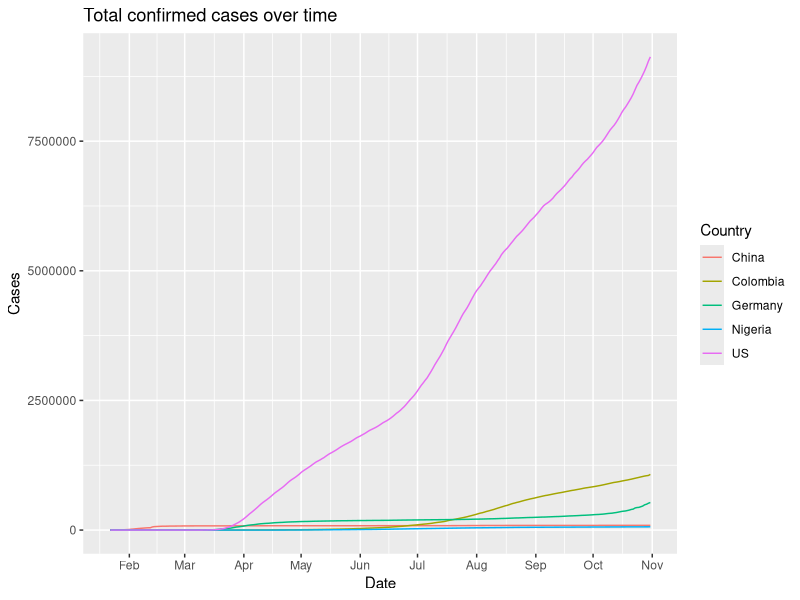
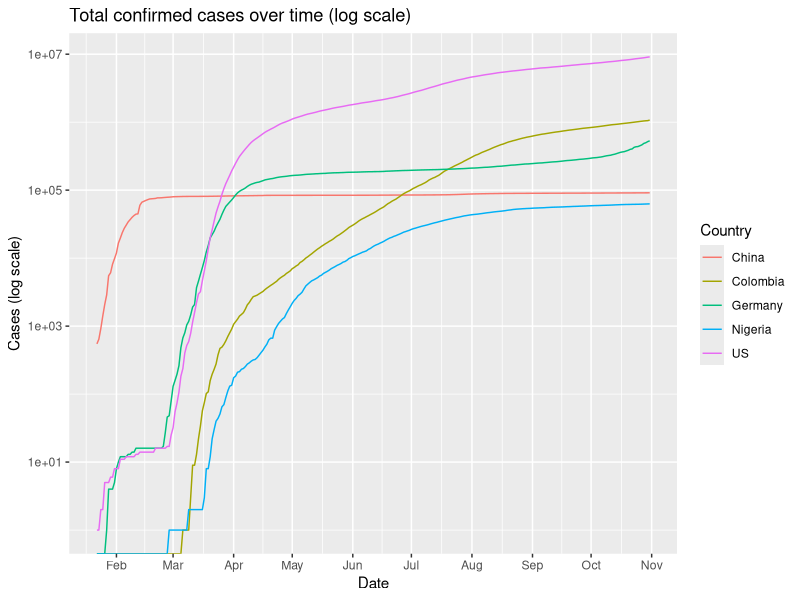
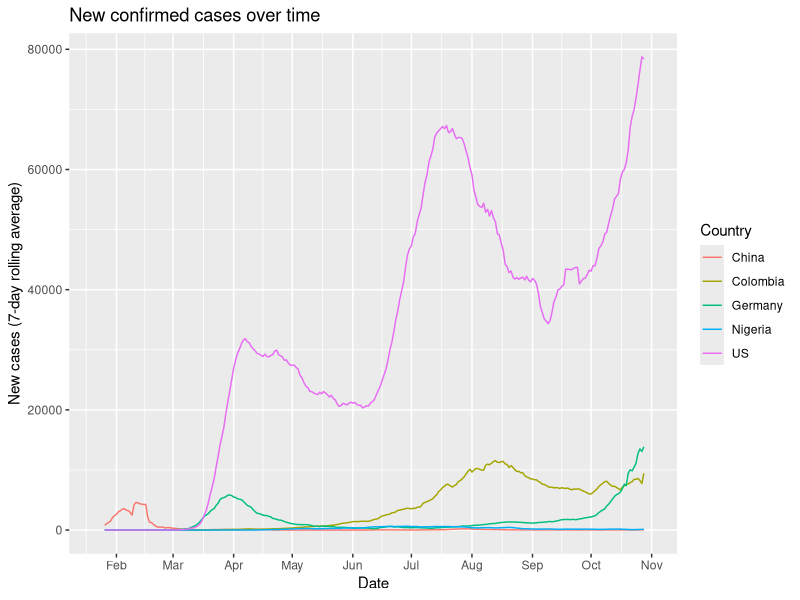
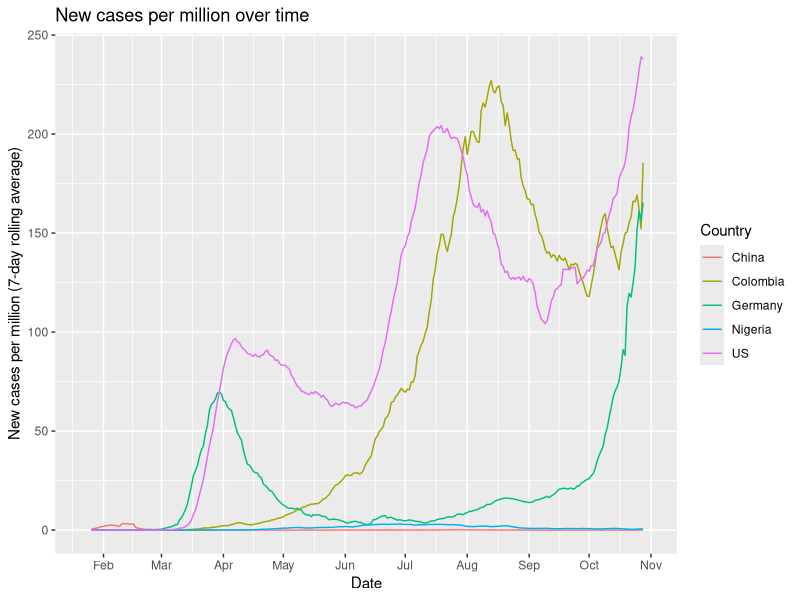
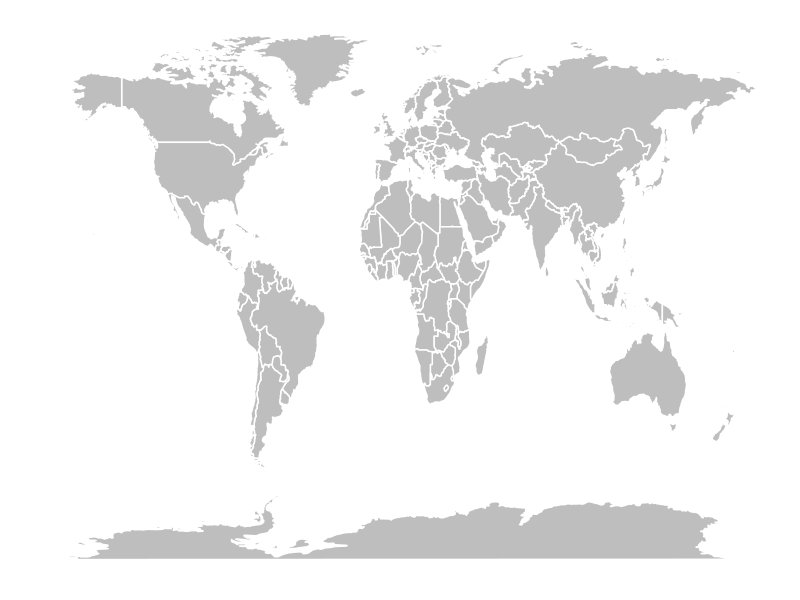
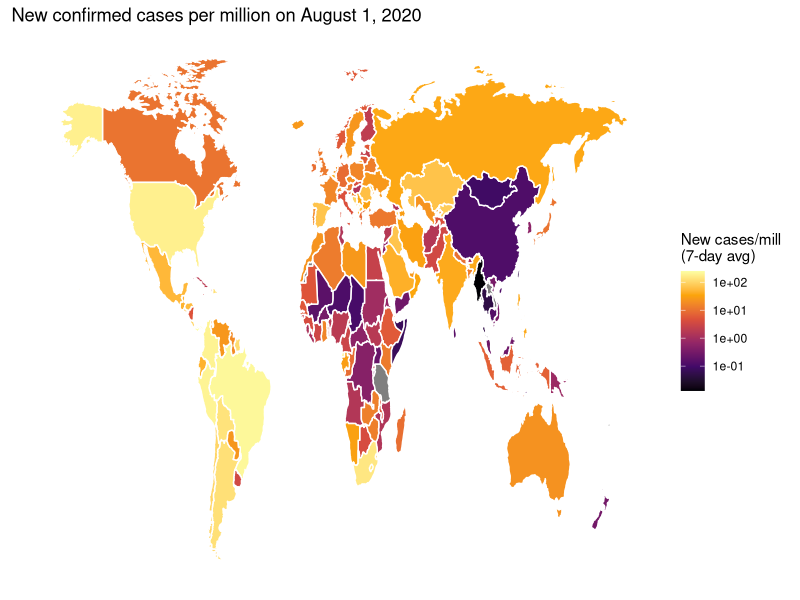

The R script that drew these images, in order:
## ---- chunk 1
library(tidyverse)
library(lubridate)
library(zoo)
library(maps)
## ---- chunk 2
# Read in Johns Hopkins global data for confirmed cases of COVID-19
# Source: 
# https://raw.githubusercontent.com/CSSEGISandData/COVID-19/master/csse_covid_19_data/csse_covid_19_time_series/time_series_covid19_confirmed_global.csv

jhu <- read_csv("time_series_covid19_confirmed_global.csv")
## ---- chunk 3
# Reshape to long format and convert the dates to date types
jhu_long <- jhu %>% 
  gather(date, cases, "1/22/20":"10/31/20") %>%
  mutate(date = mdy(date))
## ---- chunk 4
# Sum up the number of cases within each country and date
jhu_long_country <- jhu_long %>% 
  rename(country = "Country/Region") %>% 
  group_by(country, date) %>%
  summarize(cases = sum(cases), .groups = "drop")
## ---- chunk 5
# Countries of interest
countries = c("China", "Colombia", "Germany", "Nigeria", "US")

# Plot cases as a time series
jhu_long_country %>% filter(country %in% countries) %>%
ggplot(aes(x = date, y = cases, color = country)) + 
  geom_line() + 
  scale_x_date(date_breaks = "1 month", date_labels = "%b") + 
  labs(x = "Date", y = "Cases", 
       title = "Total confirmed cases over time") + 
  guides(color = guide_legend(title="Country"))
## ---- chunk 6
# Plot the cases on a log (base 10) scale
jhu_long_country %>% filter(country %in% countries) %>%
ggplot(aes(x = date, y = cases, color = country)) + 
  geom_line() + 
  scale_y_log10() + 
  scale_x_date(date_breaks = "1 month", date_labels = "%b") + 
  labs(x = "Date", y = "Cases (log scale)", 
       title = "Total confirmed cases over time (log scale)") + 
  guides(color = guide_legend(title="Country"))
## ---- chunk 7
cases = c(13, 15, 18, 22, 29, 39, 59, 61, 62, 67, 74, 89, 108, 122)
new_cases = cases - lag(cases)
new_cases
## ---- chunk 8
new_cases_7dayavg = rollmean(new_cases, k = 7, fill = NA)
new_cases_7dayavg
## ---- chunk 9
# Calculate new cases and 7-day rolling average of new cases
jhu_long_country = jhu_long_country %>% 
  group_by(country) %>%
  arrange(date) %>%
  mutate(new_cases = cases - lag(cases), 
         new_cases_7dayavg = rollmean(new_cases, k = 7, fill = NA)) %>%
  ungroup()
## ---- chunk 10
# Plot the seven-day rolling average of the new cases as a time series
jhu_long_country %>% filter(country %in% countries) %>%
ggplot(aes(x = date, y = new_cases_7dayavg, color = country)) + 
  geom_line() + 
  scale_x_date(date_breaks = "1 month", date_labels = "%b") + 
  labs(x = "Date", 
       y = "New cases (7-day rolling average)", 
       title = "New confirmed cases over time") + 
  guides(color = guide_legend(title="Country"))
## ---- chunk 11
# Read in Johns Hopkins UID lookup table
# Source: https://raw.githubusercontent.com/CSSEGISandData/COVID-19/master/csse_covid_19_data/UID_ISO_FIPS_LookUp_Table.csv

uid_lookup_table = read_csv("UID_ISO_FIPS_LookUp_Table.csv")
## ---- chunk 12
# Extract the country-level populations and use nice names
uid_pop <- uid_lookup_table %>% 
  subset(is.na(Province_State)) %>% 
  rename(country = "Country_Region", population = "Population") %>% 
  select(country, population)
## ---- chunk 13
# Join the country populations to the Johns Hopkins data
jhu_long_country <- left_join(jhu_long_country, uid_pop, by="country")
## ---- chunk 14
# Create a new cases per million variable (7-day average)
jhu_long_country <- jhu_long_country %>% 
  mutate(new_cases_per_mill_7dayavg = 1e6*new_cases_7dayavg/population)

# Plot the seven-day rolling average of the new cases per million as a time series
ggplot(jhu_long_country %>% filter(country %in% countries), 
       aes(x = date, y = new_cases_per_mill_7dayavg, color=country)) + 
  geom_line() + 
  scale_x_date(date_breaks = "1 month", date_labels = "%b") + 
  labs(x = "Date", y = "New cases per million (7-day rolling average)", 
       title = "New cases per million over time") + 
  guides(color = guide_legend(title="Country"))
## ---- chunk 15
# Pull out world map data frame
world_map = map_data("world")
    
# Basic example of a map
world_map %>% ggplot(aes(x = long, y = lat, group = group)) +
   geom_polygon(fill="gray", color = "white") + 
   theme(panel.grid.major = element_blank(), 
         panel.background = element_blank(),
         axis.title = element_blank(), 
         axis.text = element_blank(),
         axis.ticks = element_blank())
## ---- chunk 16
# Key for discrepant country names in Johns Hopkins and world map data
country_key = data.frame(rbind(c("Antigua and Barbuda", "Antigua"), 
                               c("Burma", "Myanmar"), 
                               c("Cabo Verde", "Cape Verde"), 
                               c("Congo (Kinshasa)", 
                                 "Democratic Republic of the Congo"), 
                               c("Congo (Brazzaville)", 
                                 "Republic of Congo"), 
                               c("Cote d'Ivoire", "Ivory Coast"), 
                               c("Czechia", "Czech Republic"), 
                               c("Eswatini", "Swaziland"), 
                               c("Holy See", "Vatican"), 
                               c("Korea, South", "South Korea"), 
                               c("North Macedonia", "Macedonia"), 
                               c("Saint Kitts and Nevis", "Saint Kitts"), 
                               c("Saint Vincent and the Grenadines", 
                                 "Saint Vincent"), 
                               c("Taiwan*", "Taiwan"), 
                               c("Trinidad and Tobago", "Trinidad"), 
                               c("United Kingdom", "UK"), 
                               c("US", "USA")))
names(country_key) = c("JHU", "map")

# Create named vector for recoding country names
recode_map <- country_key$JHU; names(recode_map) = country_key$map

# Recode country names in world map data to match with Johns Hopkins
world_map <- world_map %>%
  mutate(region = recode(region, !!!recode_map))

# Only three countries in jhu_long_country don't match with anything in world_map
setdiff(jhu_long_country$country, world_map$region)
## ---- chunk 17
# Filter Johns Hopkins data for August 1, 2020 and join with world_map data frame.
# When joining, remember that the variable referring to countries has a different name in the JHU and world map data frames.

jhu_long_country_map = jhu_long_country %>% 
  filter(date == date("2020-08-01")) %>% 
  left_join(world_map, by = c("country" = "region"))
## ---- chunk 18
# Heatmap of cases per million on August 1, 2020.

ggplot(jhu_long_country_map, aes(x = long, y = lat, group = group)) +
  geom_polygon(aes(fill = new_cases_per_mill_7dayavg), color = "white") + 
  theme(panel.grid.major = element_blank(), 
            panel.background = element_blank(),
            axis.title = element_blank(), 
            axis.text = element_blank(),
            axis.ticks = element_blank()) + 
  scale_fill_viridis_c(name = "New cases/mill \n(7-day avg)", 
                       option = "inferno", 
                       trans = "log10") + 
  labs(title = "New confirmed cases per million on August 1, 2020") 
